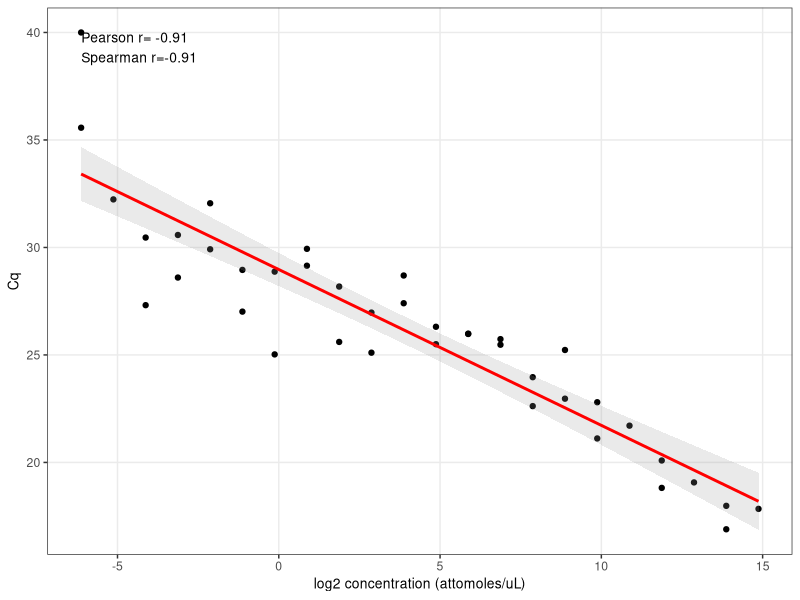
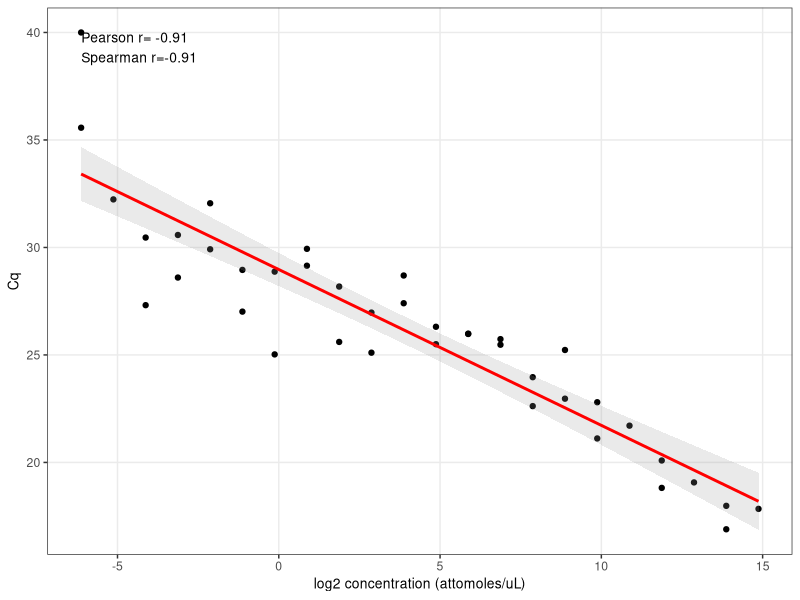

Generate these figures, in order, with R:
## ---- chunk 1
library(tidyverse)
library(ggplot2)
library(R.utils)
library(xml2)
library(stringr)
library(dplyr)
library(ggpubr)
library(ggrepel)
## ---- chunk 2
qpcr_res <- read_csv("../data/prim_val_res2.csv") %>%
  mutate(log2_concentration = log2(Concentration_attomoles_µl))
qpcr_res
## ---- chunk 3
lims <- range(c(qpcr_res$Cq, qpcr_res$log2_concentration), na.rm = TRUE)

# Text label for correlations
pearson_cor <- cor(qpcr_res$Cq, qpcr_res$log2_concentration, method = "pearson")
spearman_cor <- cor(qpcr_res$Cq, qpcr_res$log2_concentration, method = "spearman")

corr_label <- sprintf("Pearson r= %.2f\nSpearman r=%.2f",
                      pearson_cor, spearman_cor)

pltv3<-ggplot(qpcr_res, aes(x = log2_concentration, y = Cq)) +
geom_point() +
    geom_smooth(method = "lm", color = "red", se = TRUE, alpha = 0.2) +
    geom_abline(intercept = 0, slope = -1, linetype = "dashed", 
                color = "gray40", linewidth = 0.7)+
  labs(x = "log2 concentration (attomoles/uL)", y = "Cq") +
  annotate("text",
           x = lims[1], y = lims[2],
           hjust = 0, vjust = 1,
           label = corr_label,
           size = 3.5) +
    theme_bw() +
    theme(
      plot.title = element_text(face = "bold", size = 12),
      axis.title = element_text(size = 10),
      strip.text = element_text(size = 9),
      panel.grid.minor = element_blank()
    )

pltv3

ggsave("../results/figures/ERCC_corr.pdf", pltv3, dpi=300, width = 8, height = 6)
